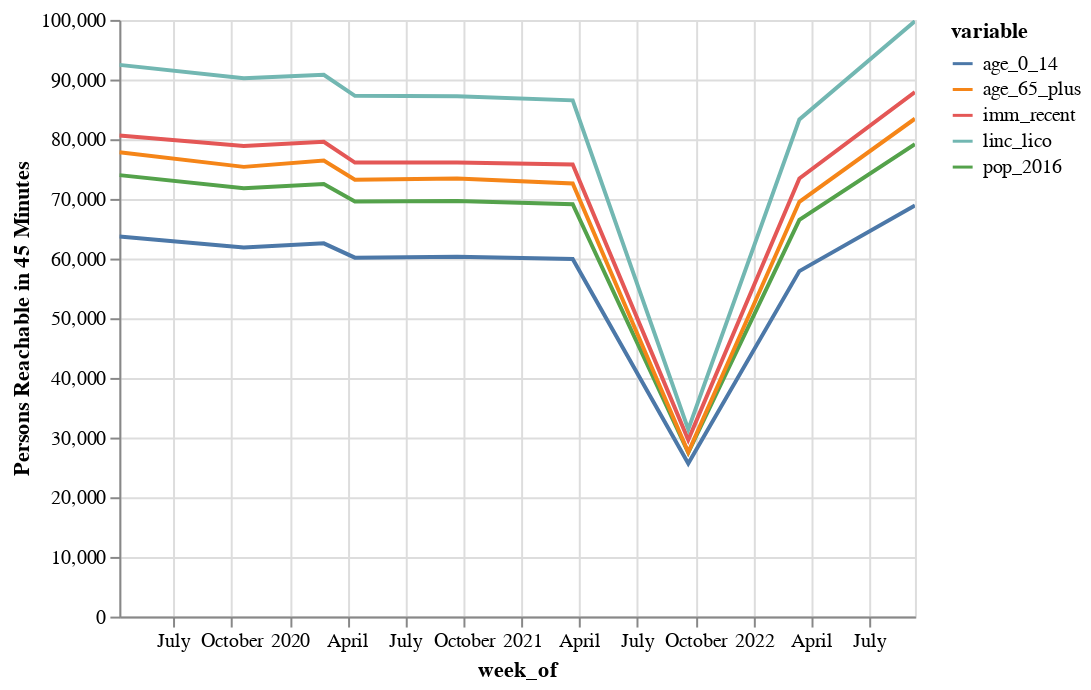

Notebook code for this chart:
### Code cell
import altair as alt

summary_ref = pd.merge(summary, runs, on='matrix_id')
wda = summary_ref[summary_ref.period == 'WDP'][['week_of', 'pop_2016', 'imm_recent', 'age_0_14', 'age_65_plus', 'linc_lico']]
alt.Chart(wda.melt(id_vars=['week_of'])).mark_line().encode(
    alt.X('week_of:T'),
    alt.Y('value:Q', title="Persons Reachable in 45 Minutes"),
    alt.Color('variable:N')
).interactive()

### Figure 1 — Vega-Lite specification as saved in the notebook (floating-point values rounded to 4 significant figures)
{"config": {"view": {"continuousWidth": 400, "continuousHeight": 300}}, "data": {"name": "data-40adfca1689a097f825c4cc49fadcf58"}, "mark": "line", "encoding": {"color": {"field": "variable", "type": "nominal"}, "x": {"field": "week_of", "type": "temporal"}, "y": {"field": "value", "title": "Persons Reachable in 45 Minutes", "type": "quantitative"}}, "selection": {"selector004": {"type": "interval", "bind": "scales", "encodings": ["x", "y"]}}, "$schema": "https://vega.github.io/schema/vega-lite/v4.17.0.json", "datasets": {"data-40adfca1689a097f825c4cc49fadcf58": [{"week_of": "2019-04-08", "variable": "pop_2016", "value": 73990.0}, {"week_of": "2019-10-21", "variable": "pop_2016", "value": 71770.0}, {"week_of": "2020-02-24", "variable": "pop_2016", "value": 72470.0}, {"week_of": "2020-04-13", "variable": "pop_2016", "value": 69570.0}, {"week_of": "2020-09-21", "variable": "pop_2016", "value": 69640.0}, {"week_of": "2021-03-22", "variable": "pop_2016", "value": 69110.0}, {"week_of": "2021-09-20", "variable": "pop_2016", "value": 27490.0}, {"week_of": "2022-03-14", "variable": "pop_2016", "value": 66480.0}, {"week_of": "2022-09-12", "variable": "pop_2016", "value": 79180.0}, {"week_of": "2019-04-08", "variable": "imm_recent", "value": 80640.0}, {"week_of": "2019-10-21", "variable": "imm_recent", "value": 78880.0}, {"week_of": "2020-02-24", "variable": "imm_recent", "value": 79570.0}, {"week_of": "2020-04-13", "variable": "imm_recent", "value": 76090.0}, {"week_of": "2020-09-21", "variable": "imm_recent", "value": 76100.0}, {"week_of": "2021-03-22", "variable": "imm_recent", "value": 75760.0}, {"week_of": "2021-09-20", "variable": "imm_recent", "value": 29620.0}, {"week_of": "2022-03-14", "variable": "imm_recent", "value": 73420.0}, {"week_of": "2022-09-12", "variable": "imm_recent", "value": 87910.0}, {"week_of": "2019-04-08", "variable": "age_0_14", "value": 63710.0}, {"week_of": "2019-10-21", "variable": "age_0_14", "value": 61850.0}, {"week_of": "2020-02-24", "variable": "age_0_14", "value": 62550.0}, {"week_of": "2020-04-13", "variable": "age_0_14", "value": 60150.0}, {"week_of": "2020-09-21", "variable": "age_0_14", "value": 60320.0}, {"week_of": "2021-03-22", "variable": "age_0_14", "value": 59930.0}, {"week_of": "2021-09-20", "variable": "age_0_14", "value": 25670.0}, {"week_of": "2022-03-14", "variable": "age_0_14", "value": 57900.0}, {"week_of": "2022-09-12", "variable": "age_0_14", "value": 68900.0}, {"week_of": "2019-04-08", "variable": "age_65_plus", "value": 77810.0}, {"week_of": "2019-10-21", "variable": "age_65_plus", "value": 75370.0}, {"week_of": "2020-02-24", "variable": "age_65_plus", "value": 76440.0}, {"week_of": "2020-04-13", "variable": "age_65_plus", "value": 73210.0}, {"week_of": "2020-09-21", "variable": "age_65_plus", "value": 73410.0}, {"week_of": "2021-03-22", "variable": "age_65_plus", "value": 72580.0}, {"week_of": "2021-09-20", "variable": "age_65_plus", "value": 27520.0}, {"week_of": "2022-03-14", "variable": "age_65_plus", "value": 69510.0}, {"week_of": "2022-09-12", "variable": "age_65_plus", "value": 83430.0}, {"week_of": "2019-04-08", "variable": "linc_lico", "value": 92460.0}, {"week_of": "2019-10-21", "variable": "linc_lico", "value": 90210.0}, {"week_of": "2020-02-24", "variable": "linc_lico", "value": 90800.0}, {"week_of": "2020-04-13", "variable": "linc_lico", "value": 87280.0}, {"week_of": "2020-09-21", "variable": "linc_lico", "value": 87190.0}, {"week_of": "2021-03-22", "variable": "linc_lico", "value": 86520.0}, {"week_of": "2021-09-20", "variable": "linc_lico", "value": 31380.0}, {"week_of": "2022-03-14", "variable": "linc_lico", "value": 83320.0}, {"week_of": "2022-09-12", "variable": "linc_lico", "value": 99780.0}]}}
